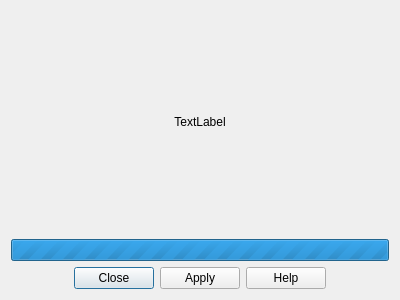
<?xml version="1.0" encoding="UTF-8"?>
<ui version="4.0">
 <class>Dialog</class>
 <widget class="QDialog" name="Dialog">
  <property name="geometry">
   <rect>
    <x>0</x>
    <y>0</y>
    <width>400</width>
    <height>300</height>
   </rect>
  </property>
  <property name="windowTitle">
   <string>Dialog</string>
  </property>
  <layout class="QVBoxLayout" name="verticalLayout_2">
   <item>
    <layout class="QVBoxLayout" name="verticalLayout">
     <item>
      <widget class="QLabel" name="label">
       <property name="text">
        <string>TextLabel</string>
       </property>
       <property name="alignment">
        <set>Qt::AlignCenter</set>
       </property>
       <property name="wordWrap">
        <bool>true</bool>
       </property>
       <property name="openExternalLinks">
        <bool>true</bool>
       </property>
       <property name="textInteractionFlags">
        <set>Qt::TextBrowserInteraction</set>
       </property>
      </widget>
     </item>
     <item>
      <widget class="QProgressBar" name="progressBar">
       <property name="maximum">
        <number>0</number>
       </property>
       <property name="value">
        <number>0</number>
       </property>
      </widget>
     </item>
    </layout>
   </item>
   <item>
    <widget class="QDialogButtonBox" name="buttonBox">
     <property name="orientation">
      <enum>Qt::Horizontal</enum>
     </property>
     <property name="standardButtons">
      <set>QDialogButtonBox::Apply|QDialogButtonBox::Close|QDialogButtonBox::Help</set>
     </property>
     <property name="centerButtons">
      <bool>true</bool>
     </property>
    </widget>
   </item>
  </layout>
 </widget>
 <resources/>
 <connections>
  <connection>
   <sender>buttonBox</sender>
   <signal>accepted()</signal>
   <receiver>Dialog</receiver>
   <slot>accept()</slot>
   <hints>
    <hint type="sourcelabel">
     <x>248</x>
     <y>254</y>
    </hint>
    <hint type="destinationlabel">
     <x>157</x>
     <y>274</y>
    </hint>
   </hints>
  </connection>
  <connection>
   <sender>buttonBox</sender>
   <signal>rejected()</signal>
   <receiver>Dialog</receiver>
   <slot>reject()</slot>
   <hints>
    <hint type="sourcelabel">
     <x>316</x>
     <y>260</y>
    </hint>
    <hint type="destinationlabel">
     <x>286</x>
     <y>274</y>
    </hint>
   </hints>
  </connection>
 </connections>
</ui>
